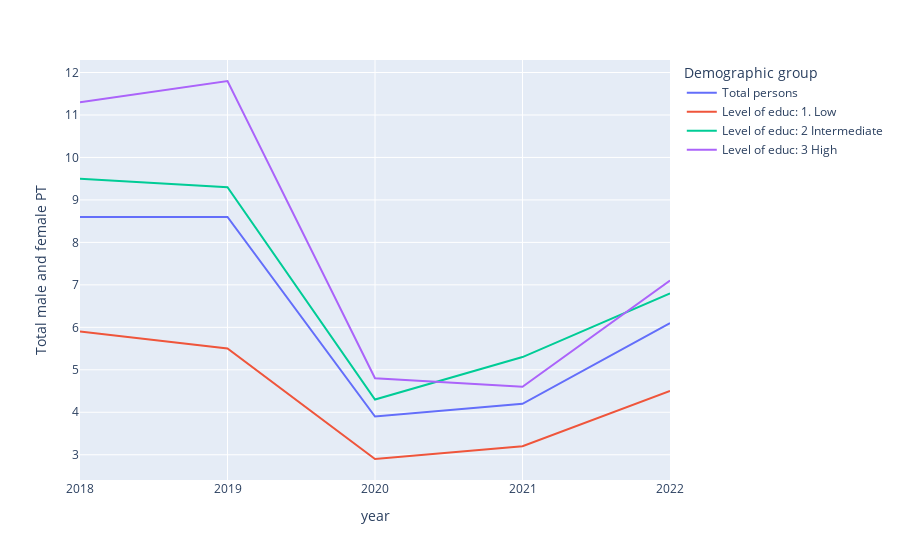

Notebook code for this chart:
### Code cell
px.line(data_frame=df_educ2, x="year", y="Total male and female PT", color='Demographic group')

### Figure 1 — Plotly figure (JSON) as saved in the notebook; plotly's stock layout.template omitted (floating-point values rounded to 4 significant figures)
{"data": [{"hovertemplate": "Demographic group=Total persons<br>year=%{x}<br>Total male and female PT=%{y}<extra></extra>", "legendgroup": "Total persons", "line": {"color": "#636efa", "dash": "solid"}, "marker": {"symbol": "circle"}, "mode": "lines", "name": "Total persons", "orientation": "v", "showlegend": true, "type": "scatter", "x": ["2018", "2019", "2020", "2021", "2022"], "xaxis": "x", "y": [8.6, 8.6, 3.9, 4.2, 6.1], "yaxis": "y"}, {"hovertemplate": "Demographic group=Level of educ: 1. Low<br>year=%{x}<br>Total male and female PT=%{y}<extra></extra>", "legendgroup": "Level of educ: 1. Low", "line": {"color": "#EF553B", "dash": "solid"}, "marker": {"symbol": "circle"}, "mode": "lines", "name": "Level of educ: 1. Low", "orientation": "v", "showlegend": true, "type": "scatter", "x": ["2018", "2019", "2020", "2021", "2022"], "xaxis": "x", "y": [5.9, 5.5, 2.9, 3.2, 4.5], "yaxis": "y"}, {"hovertemplate": "Demographic group=Level of educ: 2 Intermediate<br>year=%{x}<br>Total male and female PT=%{y}<extra></extra>", "legendgroup": "Level of educ: 2 Intermediate", "line": {"color": "#00cc96", "dash": "solid"}, "marker": {"symbol": "circle"}, "mode": "lines", "name": "Level of educ: 2 Intermediate", "orientation": "v", "showlegend": true, "type": "scatter", "x": ["2018", "2019", "2020", "2021", "2022"], "xaxis": "x", "y": [9.5, 9.3, 4.3, 5.3, 6.8], "yaxis": "y"}, {"hovertemplate": "Demographic group=Level of educ: 3 High<br>year=%{x}<br>Total male and female PT=%{y}<extra></extra>", "legendgroup": "Level of educ: 3 High", "line": {"color": "#ab63fa", "dash": "solid"}, "marker": {"symbol": "circle"}, "mode": "lines", "name": "Level of educ: 3 High", "orientation": "v", "showlegend": true, "type": "scatter", "x": ["2018", "2019", "2020", "2021", "2022"], "xaxis": "x", "y": [11.3, 11.8, 4.8, 4.6, 7.1], "yaxis": "y"}], "layout": {"legend": {"title": {"text": "Demographic group"}, "tracegroupgap": 0}, "margin": {"t": 60}, "xaxis": {"anchor": "y", "domain": [0, 1], "title": {"text": "year"}}, "yaxis": {"anchor": "x", "domain": [0, 1], "title": {"text": "Total male and female PT"}}}}
